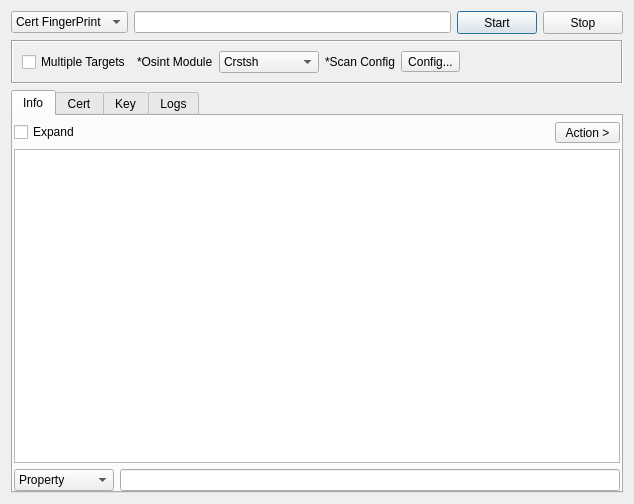
<?xml version="1.0" encoding="UTF-8"?>
<ui version="4.0">
 <class>CertTool</class>
 <widget class="QDialog" name="CertTool">
  <property name="geometry">
   <rect>
    <x>0</x>
    <y>0</y>
    <width>634</width>
    <height>504</height>
   </rect>
  </property>
  <property name="windowTitle">
   <string>SSL Certificate Tool</string>
  </property>
  <layout class="QVBoxLayout" name="verticalLayout_2">
   <item>
    <layout class="QHBoxLayout" name="horizontalLayout">
     <item>
      <widget class="QComboBox" name="comboBoxTargetType">
       <property name="minimumSize">
        <size>
         <width>110</width>
         <height>0</height>
        </size>
       </property>
       <item>
        <property name="text">
         <string>Cert FingerPrint</string>
        </property>
       </item>
       <item>
        <property name="text">
         <string>Hostname</string>
        </property>
       </item>
      </widget>
     </item>
     <item>
      <widget class="QLineEdit" name="lineEditTarget"/>
     </item>
     <item>
      <widget class="QPushButton" name="buttonStart">
       <property name="minimumSize">
        <size>
         <width>75</width>
         <height>23</height>
        </size>
       </property>
       <property name="sizeIncrement">
        <size>
         <width>0</width>
         <height>0</height>
        </size>
       </property>
       <property name="text">
        <string>Start</string>
       </property>
      </widget>
     </item>
     <item>
      <widget class="QPushButton" name="buttonStop">
       <property name="minimumSize">
        <size>
         <width>75</width>
         <height>23</height>
        </size>
       </property>
       <property name="sizeIncrement">
        <size>
         <width>0</width>
         <height>0</height>
        </size>
       </property>
       <property name="text">
        <string>Stop</string>
       </property>
      </widget>
     </item>
    </layout>
   </item>
   <item>
    <widget class="QFrame" name="frame">
     <property name="frameShape">
      <enum>QFrame::Box</enum>
     </property>
     <property name="frameShadow">
      <enum>QFrame::Sunken</enum>
     </property>
     <layout class="QHBoxLayout" name="horizontalLayout_2">
      <item>
       <widget class="QCheckBox" name="checkBoxMultipleTargets">
        <property name="text">
         <string>Multiple Targets</string>
        </property>
       </widget>
      </item>
      <item>
       <widget class="QLabel" name="labelOption">
        <property name="minimumSize">
         <size>
          <width>0</width>
          <height>0</height>
         </size>
        </property>
        <property name="text">
         <string>*Osint Module</string>
        </property>
       </widget>
      </item>
      <item>
       <widget class="QComboBox" name="comboBoxOption">
        <property name="minimumSize">
         <size>
          <width>100</width>
          <height>0</height>
         </size>
        </property>
        <item>
         <property name="text">
          <string>Crstsh</string>
         </property>
        </item>
        <item>
         <property name="text">
          <string>Certspotter</string>
         </property>
        </item>
       </widget>
      </item>
      <item>
       <widget class="QLabel" name="label">
        <property name="text">
         <string>*Scan Config</string>
        </property>
       </widget>
      </item>
      <item>
       <widget class="QToolButton" name="buttonConfig">
        <property name="text">
         <string>Config...</string>
        </property>
       </widget>
      </item>
      <item>
       <spacer name="horizontalSpacer">
        <property name="orientation">
         <enum>Qt::Horizontal</enum>
        </property>
        <property name="sizeHint" stdset="0">
         <size>
          <width>396</width>
          <height>20</height>
         </size>
        </property>
       </spacer>
      </item>
     </layout>
    </widget>
   </item>
   <item>
    <widget class="QTabWidget" name="tabWidget">
     <property name="currentIndex">
      <number>0</number>
     </property>
     <widget class="QWidget" name="tabInfo">
      <attribute name="title">
       <string>Info</string>
      </attribute>
      <layout class="QVBoxLayout" name="verticalLayout">
       <property name="leftMargin">
        <number>1</number>
       </property>
       <property name="topMargin">
        <number>6</number>
       </property>
       <property name="rightMargin">
        <number>1</number>
       </property>
       <property name="bottomMargin">
        <number>0</number>
       </property>
       <item>
        <layout class="QHBoxLayout" name="horizontalLayout_3">
         <item>
          <widget class="QCheckBox" name="checkBoxExpand">
           <property name="text">
            <string>Expand</string>
           </property>
          </widget>
         </item>
         <item>
          <spacer name="horizontalSpacer_2">
           <property name="orientation">
            <enum>Qt::Horizontal</enum>
           </property>
           <property name="sizeHint" stdset="0">
            <size>
             <width>40</width>
             <height>20</height>
            </size>
           </property>
          </spacer>
         </item>
         <item>
          <widget class="QToolButton" name="toolButton">
           <property name="minimumSize">
            <size>
             <width>65</width>
             <height>20</height>
            </size>
           </property>
           <property name="text">
            <string>Action &gt;</string>
           </property>
          </widget>
         </item>
        </layout>
       </item>
       <item>
        <widget class="QTreeView" name="treeResults">
         <property name="acceptDrops">
          <bool>false</bool>
         </property>
         <property name="alternatingRowColors">
          <bool>true</bool>
         </property>
         <property name="selectionMode">
          <enum>QAbstractItemView::SingleSelection</enum>
         </property>
         <attribute name="headerCascadingSectionResizes">
          <bool>true</bool>
         </attribute>
         <attribute name="headerMinimumSectionSize">
          <number>200</number>
         </attribute>
         <attribute name="headerDefaultSectionSize">
          <number>200</number>
         </attribute>
         <attribute name="headerHighlightSections">
          <bool>true</bool>
         </attribute>
        </widget>
       </item>
       <item>
        <layout class="QHBoxLayout" name="horizontalLayout_4">
         <item>
          <widget class="QComboBox" name="comboBox_3">
           <property name="minimumSize">
            <size>
             <width>100</width>
             <height>0</height>
            </size>
           </property>
           <item>
            <property name="text">
             <string>Property</string>
            </property>
           </item>
           <item>
            <property name="text">
             <string>Value</string>
            </property>
           </item>
          </widget>
         </item>
         <item>
          <widget class="QLineEdit" name="lineEditFilter"/>
         </item>
        </layout>
       </item>
      </layout>
     </widget>
     <widget class="QWidget" name="tabRaw">
      <attribute name="title">
       <string>Cert</string>
      </attribute>
      <layout class="QVBoxLayout" name="verticalLayout_4">
       <property name="leftMargin">
        <number>1</number>
       </property>
       <property name="topMargin">
        <number>6</number>
       </property>
       <property name="rightMargin">
        <number>1</number>
       </property>
       <property name="bottomMargin">
        <number>0</number>
       </property>
       <item>
        <widget class="QPlainTextEdit" name="plainTextEditRawCert">
         <property name="textInteractionFlags">
          <set>Qt::TextSelectableByKeyboard|Qt::TextSelectableByMouse</set>
         </property>
        </widget>
       </item>
      </layout>
     </widget>
     <widget class="QWidget" name="tabKey">
      <attribute name="title">
       <string>Key</string>
      </attribute>
      <layout class="QVBoxLayout" name="verticalLayout_5">
       <property name="leftMargin">
        <number>1</number>
       </property>
       <property name="topMargin">
        <number>6</number>
       </property>
       <property name="rightMargin">
        <number>1</number>
       </property>
       <property name="bottomMargin">
        <number>0</number>
       </property>
       <item>
        <widget class="QPlainTextEdit" name="plainTextEditRawKey">
         <property name="textInteractionFlags">
          <set>Qt::TextSelectableByKeyboard|Qt::TextSelectableByMouse</set>
         </property>
        </widget>
       </item>
      </layout>
     </widget>
     <widget class="QWidget" name="tabLogs">
      <attribute name="title">
       <string>Logs</string>
      </attribute>
      <layout class="QVBoxLayout" name="verticalLayout_3">
       <property name="leftMargin">
        <number>2</number>
       </property>
       <property name="topMargin">
        <number>6</number>
       </property>
       <property name="rightMargin">
        <number>2</number>
       </property>
       <property name="bottomMargin">
        <number>0</number>
       </property>
       <item>
        <widget class="QPlainTextEdit" name="plainTextEditLogs"/>
       </item>
      </layout>
     </widget>
    </widget>
   </item>
  </layout>
 </widget>
 <resources/>
 <connections/>
</ui>
